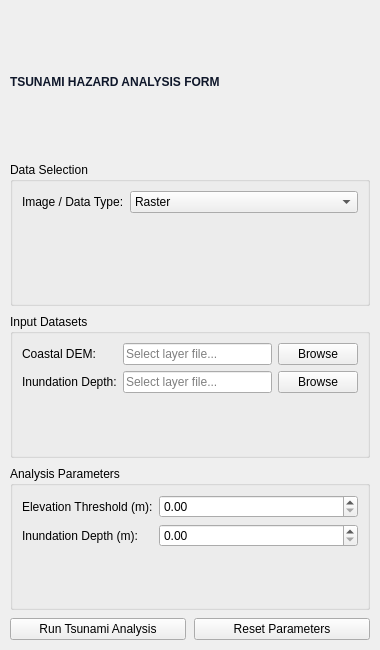
<?xml version="1.0" encoding="UTF-8"?>
<ui version="4.0">
 <class>TsunamiForm</class>
 <widget class="QWidget" name="TsunamiForm">
  <property name="geometry"><rect><x>0</x><y>0</y><width>380</width><height>650</height></rect></property>
  <layout class="QVBoxLayout" name="mainLayout">
   <property name="spacing"><number>8</number></property>
   <property name="leftMargin"><number>10</number></property>
   <property name="topMargin"><number>10</number></property>
   <property name="rightMargin"><number>10</number></property>
   <property name="bottomMargin"><number>10</number></property>
   <item><widget class="QLabel" name="lblTitle"><property name="text"><string>TSUNAMI HAZARD ANALYSIS FORM</string></property><property name="styleSheet"><string>font-size: 12px; font-weight: bold; color: #0F172A;</string></property></widget></item>
   <item>
    <widget class="QGroupBox" name="grpData">
     <property name="title"><string>Data Selection</string></property>
     <layout class="QFormLayout">
      <item row="0" column="0"><widget class="QLabel"><property name="text"><string>Image / Data Type:</string></property></widget></item>
      <item row="0" column="1">
       <widget class="QComboBox" name="cmbDataType">
        <item><property name="text"><string>Raster</string></property></item>
        <item><property name="text"><string>DEM</string></property></item>
       </widget>
      </item>
     </layout>
    </widget>
   </item>
   <item>
    <widget class="QGroupBox" name="grpInputs">
     <property name="title"><string>Input Datasets</string></property>
     <layout class="QFormLayout">
      <item row="0" column="0"><widget class="QLabel"><property name="text"><string>Coastal DEM:</string></property></widget></item>
      <item row="0" column="1">
       <layout class="QHBoxLayout">
        <item><widget class="QLineEdit" name="txtCoastalDEM"><property name="placeholderText"><string>Select layer file...</string></property></widget></item>
        <item><widget class="QPushButton" name="btnBrowseDEM"><property name="text"><string>Browse</string></property></widget></item>
       </layout>
      </item>
      <item row="1" column="0"><widget class="QLabel"><property name="text"><string>Inundation Depth:</string></property></widget></item>
      <item row="1" column="1">
       <layout class="QHBoxLayout">
        <item><widget class="QLineEdit" name="txtInundation"><property name="placeholderText"><string>Select layer file...</string></property></widget></item>
        <item><widget class="QPushButton" name="btnBrowseInundation"><property name="text"><string>Browse</string></property></widget></item>
       </layout>
      </item>
     </layout>
    </widget>
   </item>
   <item>
    <widget class="QGroupBox" name="grpParams">
     <property name="title"><string>Analysis Parameters</string></property>
     <layout class="QFormLayout">
      <item row="0" column="0"><widget class="QLabel"><property name="text"><string>Elevation Threshold (m):</string></property></widget></item>
      <item row="0" column="1"><widget class="QDoubleSpinBox" name="spnElevation"><property name="maximum"><double>100</double></property></widget></item>
      <item row="1" column="0"><widget class="QLabel"><property name="text"><string>Inundation Depth (m):</string></property></widget></item>
      <item row="1" column="1"><widget class="QDoubleSpinBox" name="spnInundation"><property name="maximum"><double>30</double></property></widget></item>
     </layout>
    </widget>
   </item>
   <item>
    <layout class="QHBoxLayout" name="btnLayout">
     <item><widget class="QPushButton" name="btnRun"><property name="text"><string>Run Tsunami Analysis</string></property></widget></item>
     <item><widget class="QPushButton" name="btnReset"><property name="text"><string>Reset Parameters</string></property></widget></item>
    </layout>
   </item>
  </layout>
 </widget>
</ui>
